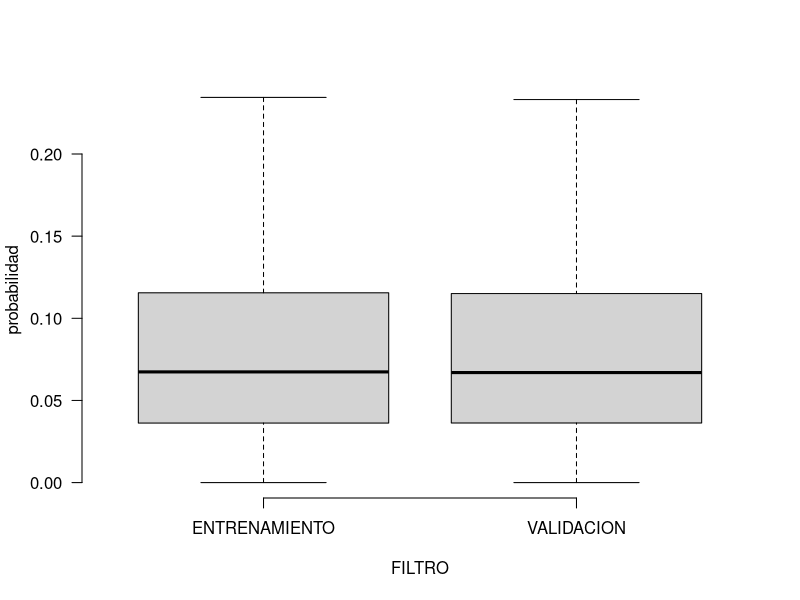

Reproduce this figure in R.

# librerias
library(dplyr)
library(readxl)

# actividad FUGA
fuga <- readxl::read_excel("input/data/original/FUGA.xlsx")
glimpse(fuga)

fuga <- fuga %>% mutate(Internauta = ifelse(Internauta==1,"Si","No"))
fuga <- fuga %>% mutate(Target = as.factor(Target))


# (g)  Modelo automatico

set.seed(20230822)
filas_validacion <- sample(1:nrow(fuga), 0.2*nrow(fuga), replace = FALSE)
## dejaremos un 20% de la data para validacion

fuga$FILTRO <- "ENTRENAMIENTO"
fuga$FILTRO[filas_validacion] <- "VALIDACION"
  
glimpse(fuga)
table(fuga$FILTRO)

data_entrenamiento <- fuga %>% filter(FILTRO == "ENTRENAMIENTO")
data_entrenamiento <- data_entrenamiento %>% select(-FILTRO) ## Quitamos la variable FILTRO ##
nrow(data_entrenamiento)

data_validacion <- fuga %>% filter(FILTRO == "VALIDACION")
data_validacion <- data_validacion %>% select(-FILTRO) ## Quitamos la variable FILTRO ##
nrow(data_validacion)

glimpse(data_entrenamiento)
glimpse(data_validacion)


# Vamos a obtener nuestro modelo automatico

ModCompleto <- glm(Target ~ .,
                   data = data_entrenamiento,
                   family = "binomial")

ModAuto <- step(ModCompleto, method = "backward")

# Solo tenemos 1 paso
# eliminamos solo TC: numerode tarjetas de credito

# revisamos si hay problemas multicolinealidad
car::vif(ModAuto)

# que deciden?
# no tenemos problemas graves

# revision del modelo
summary(ModAuto)
# demasiados coeficientes por interpretar
# el n nos estara provocando que todo sea significativo y tener mucha
# informacion lo hace redundante?

# interpretacion
summary(ModAuto)
  
# factores de riesgo: 
# Edad
# Antiguedad
# N_meses_avances
# prom_uso_TC

# factores protectores:
# Ser mujer
# utilizar servicioes web
# Cupo promedio de la tc
# Numero de meses activo
# Numero de transacciones
# promedio facturado
# promedio de pago

exp(ModAuto$coefficients) %>% as.data.frame() # OR

# Ser mujer disminuye la chance de fugarse en un 15.68%
# Utilizar los servicios web disminuye la chance de fugarse en un 46.83%
# Al aumentar en 1 mes los meses activos del cliente disminuye la chance de
# fugarse en un 11.31% 
# Al aumentar en un mes la cantidad de meses de avances del cliente
# aumenta la chance de fugarse en un 16.61%
# falta mas y mas

# (h) predecir y obtener la probabilidad
aux <- predict(ModAuto, fuga)
p <- exp(aux)/(1+exp(aux))

fuga$p <- p
glimpse(fuga)
summary(fuga$p)

par(bty = "n", pch = 20, las = 1)
boxplot(p ~ FILTRO, data = fuga, 
        outline = FALSE, ylab = "probabilidad")
  
  
  
